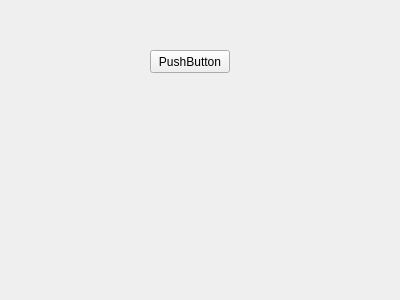
<?xml version="1.0" encoding="UTF-8"?>
<ui version="4.0">
 <class>MainWindow</class>
 <widget class="QMainWindow" name="MainWindow">
  <property name="geometry">
   <rect>
    <x>0</x>
    <y>0</y>
    <width>400</width>
    <height>300</height>
   </rect>
  </property>
  <property name="windowTitle">
   <string>MainWindow</string>
  </property>
  <property name="styleSheet">
   <string notr="true">#Hola{
	border-image: url(:/Image1.jpg);
}
</string>
  </property>
  <widget class="QWidget" name="Hola">
   <widget class="QPushButton" name="pushButton">
    <property name="geometry">
     <rect>
      <x>150</x>
      <y>50</y>
      <width>80</width>
      <height>23</height>
     </rect>
    </property>
    <property name="styleSheet">
     <string notr="true">#pushButton{
		border-image:url(:/Imagen1.jpg);
}</string>
    </property>
    <property name="text">
     <string>PushButton</string>
    </property>
   </widget>
  </widget>
 </widget>
 <layoutdefault spacing="6" margin="11"/>
 <resources/>
 <connections/>
</ui>
